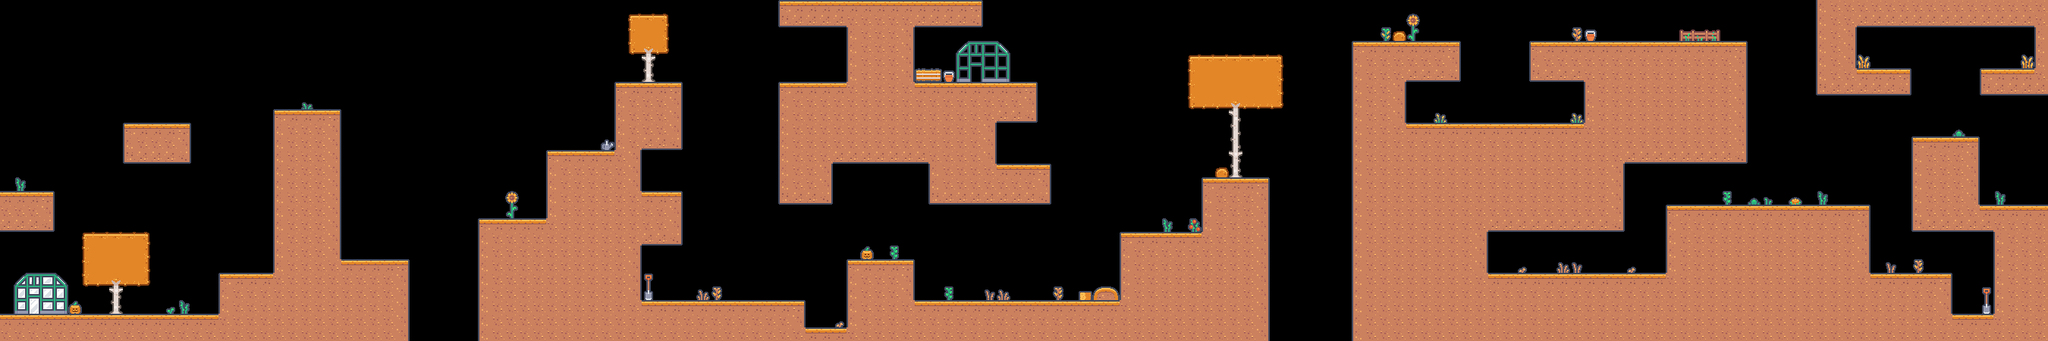

A level layout from a 2D game, rendered from its tile map. Below: a short description, then the map file with tile-grid data replaced by summaries:
An orthogonal 150x25 tile map with 18x18 px tiles, 1 tile layer (Ground-n-Platforms) and 44 objects (43x carrot, point).

<map version="1.10" tiledversion="1.10.2" orientation="orthogonal" renderorder="right-down" width="150" height="25" tilewidth="18" tileheight="18" infinite="0" nextlayerid="4" nextobjectid="51">
 <editorsettings>
  <export target="platformer-level-1.tmj" format="json" />
 </editorsettings>
 <tileset firstgid="1" name="tilemap_packed" tilewidth="18" tileheight="18" tilecount="112" columns="16">
  <image source="tilemap_packed.png" width="288" height="126" />
  <tile id="0">
   <properties>
    <property name="collides" type="bool" value="true" />
   </properties>
  </tile>
  <tile id="1">
   <properties>
    <property name="collides" type="bool" value="true" />
   </properties>
  </tile>
  <tile id="2">
   <properties>
    <property name="collides" type="bool" value="true" />
   </properties>
  </tile>
  <tile id="3">
   <properties>
    <property name="collides" type="bool" value="true" />
   </properties>
  </tile>
  <tile id="13">
   <properties>
    <property name="collides" type="bool" value="true" />
   </properties>
  </tile>
  <tile id="14">
   <properties>
    <property name="collides" type="bool" value="true" />
   </properties>
  </tile>
  <tile id="15">
   <properties>
    <property name="collides" type="bool" value="true" />
   </properties>
  </tile>
  <tile id="16">
   <properties>
    <property name="collides" type="bool" value="true" />
   </properties>
  </tile>
  <tile id="17">
   <properties>
    <property name="collides" type="bool" value="true" />
   </properties>
  </tile>
  <tile id="18">
   <properties>
    <property name="collides" type="bool" value="true" />
   </properties>
  </tile>
  <tile id="19">
   <properties>
    <property name="collides" type="bool" value="true" />
   </properties>
  </tile>
  <tile id="29">
   <properties>
    <property name="collides" type="bool" value="true" />
   </properties>
  </tile>
  <tile id="30">
   <properties>
    <property name="collides" type="bool" value="true" />
   </properties>
  </tile>
  <tile id="31">
   <properties>
    <property name="collides" type="bool" value="true" />
   </properties>
  </tile>
  <tile id="32">
   <properties>
    <property name="collides" type="bool" value="true" />
   </properties>
  </tile>
  <tile id="33">
   <properties>
    <property name="collides" type="bool" value="true" />
   </properties>
  </tile>
  <tile id="34">
   <properties>
    <property name="collides" type="bool" value="true" />
   </properties>
  </tile>
  <tile id="35">
   <properties>
    <property name="collides" type="bool" value="true" />
   </properties>
  </tile>
  <tile id="45">
   <properties>
    <property name="collides" type="bool" value="true" />
   </properties>
  </tile>
  <tile id="46">
   <properties>
    <property name="collides" type="bool" value="true" />
   </properties>
  </tile>
  <tile id="47">
   <properties>
    <property name="collides" type="bool" value="true" />
   </properties>
  </tile>
  <tile id="48">
   <properties>
    <property name="collides" type="bool" value="true" />
   </properties>
  </tile>
  <tile id="49">
   <properties>
    <property name="collides" type="bool" value="true" />
   </properties>
  </tile>
  <tile id="50">
   <properties>
    <property name="collides" type="bool" value="true" />
   </properties>
  </tile>
  <tile id="51">
   <properties>
    <property name="collides" type="bool" value="true" />
   </properties>
  </tile>
  <tile id="73">
   <animation>
    <frame tileid="89" duration="1000" />
    <frame tileid="73" duration="1000" />
   </animation>
  </tile>
  <tile id="75">
   <animation>
    <frame tileid="89" duration="500" />
    <frame tileid="73" duration="500" />
   </animation>
  </tile>
 </tileset>
 <layer id="1" name="Ground-n-Platforms" width="150" height="25">
  <data>[3750 cells, 1721 non-empty, 78 distinct tile ids]</data>
 </layer>
 <objectgroup id="2" name="Objects">
  <object id="3" name="carrot" gid="57" x="504.333" y="342.333" width="18" height="18" />
  <object id="4" name="carrot" gid="57" x="468.333" y="342.333" width="18" height="18" />
  <object id="6" name="carrot" gid="57" x="648.333" y="288.333" width="18" height="18" />
  <object id="7" name="carrot" gid="57" x="684.334" y="288.333" width="18" height="18" />
  <object id="8" name="carrot" gid="57" x="413" y="144.667" width="18" height="18" />
  <object id="9" name="carrot" gid="57" x="378" y="144.333" width="18" height="18" />
  <object id="10" name="carrot" gid="57" x="324" y="360.333" width="18" height="18" />
  <object id="11" name="carrot" gid="57" x="216.333" y="162.333" width="18" height="18" />
  <object id="12" name="carrot" gid="57" x="180.333" y="162.333" width="18" height="18" />
  <object id="13" name="carrot" gid="57" x="162.333" y="307.424" width="18" height="18" />
  <object id="14" name="carrot" gid="57" x="125.667" y="307.06" width="18" height="18" />
  <object id="15" name="point" x="44.6667" y="401.333">
   <point />
  </object>
  <object id="16" name="carrot" gid="57" x="756.333" y="199" width="18" height="18" />
  <object id="17" name="carrot" gid="57" x="864.333" y="109" width="18" height="18" />
  <object id="18" name="carrot" gid="57" x="1079.67" y="109.667" width="18" height="18" />
  <object id="19" name="carrot" gid="57" x="1042.33" y="109.667" width="18" height="18" />
  <object id="21" name="carrot" gid="57" x="865.667" y="396.667" width="18" height="18" />
  <object id="22" name="carrot" gid="57" x="1079" y="432" width="18" height="18" />
  <object id="23" name="carrot" gid="57" x="862.333" y="253" width="18" height="18" />
  <object id="26" name="carrot" gid="57" x="1225" y="253" width="18" height="18" rotation="270" />
  <object id="27" name="carrot" gid="57" x="1097.33" y="235.667" width="18" height="18" rotation="90" />
  <object id="28" name="carrot" gid="57" x="1241" y="35.67" width="18" height="18" rotation="180" />
  <object id="29" name="carrot" gid="57" x="1277" y="35.6667" width="18" height="18" rotation="180" />
  <object id="30" name="carrot" gid="57" x="1333.67" y="216.667" width="18" height="18" />
  <object id="31" name="carrot" gid="57" x="1639" y="234.333" width="18" height="18" />
  <object id="32" name="carrot" gid="57" x="1497.67" y="306.333" width="18" height="18" />
  <object id="33" name="carrot" gid="57" x="1547" y="306.333" width="18" height="18" />
  <object id="34" name="carrot" gid="57" x="1026.33" y="211.667" width="18" height="18" rotation="270" />
  <object id="35" name="carrot" gid="57" x="2052" y="162.667" width="18" height="18" />
  <object id="36" name="carrot" gid="57" x="1872.67" y="162.667" width="18" height="18" />
  <object id="37" name="carrot" gid="57" x="1295.67" y="269.667" width="18" height="18" rotation="180" />
  <object id="38" name="carrot" gid="57" x="2468.33" y="90.3939" width="18" height="18" />
  <object id="39" name="carrot" gid="57" x="2636.33" y="90.3939" width="18" height="18" />
  <object id="40" name="carrot" gid="57" x="2592.33" y="415" width="18" height="18" />
  <object id="41" name="carrot" gid="57" x="2647" y="270.394" width="18" height="18" />
  <object id="42" name="carrot" gid="57" x="2556.33" y="180.333" width="18" height="18" />
  <object id="43" name="carrot" gid="57" x="2140.33" y="245.667" width="18" height="18" rotation="90" />
  <object id="44" name="carrot" gid="57" x="1961" y="325.667" width="18" height="18" rotation="90" />
  <object id="45" name="carrot" gid="57" x="2025.67" y="305.667" width="18" height="18" rotation="180" />
  <object id="46" name="carrot" gid="57" x="2099.67" y="305.667" width="18" height="18" rotation="180" />
  <object id="47" name="carrot" gid="57" x="2303.67" y="117.667" width="18" height="18" rotation="90" />
  <object id="48" name="carrot" gid="57" x="2394.33" y="63" width="18" height="18" rotation="270" />
  <object id="49" name="carrot" gid="57" x="1333" y="396.5" width="18" height="18" />
  <object id="50" name="carrot" gid="57" x="1278" y="396.5" width="18" height="18" />
 </objectgroup>
</map>
